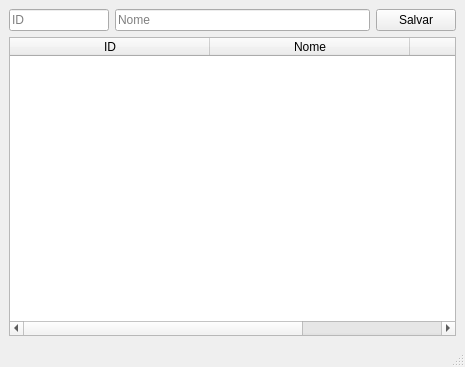
<?xml version="1.0" encoding="UTF-8"?>
<ui version="4.0">
 <class>MainWindow</class>
 <widget class="QMainWindow" name="MainWindow">
  <property name="geometry">
   <rect>
    <x>0</x>
    <y>0</y>
    <width>465</width>
    <height>367</height>
   </rect>
  </property>
  <property name="windowTitle">
   <string>MainWindow</string>
  </property>
  <widget class="QWidget" name="centralwidget">
   <layout class="QGridLayout" name="gridLayout">
    <item row="0" column="0">
     <widget class="QLineEdit" name="lineEdit_Id">
      <property name="maximumSize">
       <size>
        <width>100</width>
        <height>16777215</height>
       </size>
      </property>
      <property name="text">
       <string/>
      </property>
      <property name="placeholderText">
       <string>ID</string>
      </property>
     </widget>
    </item>
    <item row="0" column="1">
     <widget class="QLineEdit" name="lineEdit_Nome">
      <property name="placeholderText">
       <string>Nome</string>
      </property>
     </widget>
    </item>
    <item row="0" column="2">
     <widget class="QPushButton" name="pushButton_Salvar">
      <property name="text">
       <string>Salvar</string>
      </property>
     </widget>
    </item>
    <item row="1" column="0" colspan="3">
     <widget class="QTableWidget" name="tableWidget_Listagem">
      <property name="editTriggers">
       <set>QAbstractItemView::NoEditTriggers</set>
      </property>
      <attribute name="horizontalHeaderMinimumSectionSize">
       <number>50</number>
      </attribute>
      <attribute name="horizontalHeaderDefaultSectionSize">
       <number>200</number>
      </attribute>
      <attribute name="horizontalHeaderStretchLastSection">
       <bool>true</bool>
      </attribute>
      <attribute name="verticalHeaderVisible">
       <bool>false</bool>
      </attribute>
      <column>
       <property name="text">
        <string>ID</string>
       </property>
      </column>
      <column>
       <property name="text">
        <string>Nome</string>
       </property>
      </column>
      <column>
       <property name="text">
        <string/>
       </property>
      </column>
     </widget>
    </item>
   </layout>
  </widget>
  <widget class="QMenuBar" name="menubar">
   <property name="geometry">
    <rect>
     <x>0</x>
     <y>0</y>
     <width>465</width>
     <height>21</height>
    </rect>
   </property>
  </widget>
  <widget class="QStatusBar" name="statusbar"/>
 </widget>
 <resources/>
 <connections/>
</ui>
